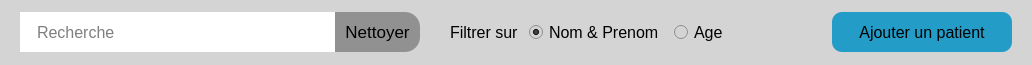
                     <widget class="QFrame" name="femme">
                      <property name="minimumSize">
                       <size>
                        <width>0</width>
                        <height>65</height>
                       </size>
                      </property>
                      <property name="maximumSize">
                       <size>
                        <width>16777215</width>
                        <height>50</height>
                       </size>
                      </property>
                      <property name="styleSheet">
                       <string notr="true">background-color: rgb(212, 212, 212);</string>
                      </property>
                      <property name="frameShape">
                       <enum>QFrame::NoFrame</enum>
                      </property>
                      <property name="frameShadow">
                       <enum>QFrame::Raised</enum>
                      </property>
                      <property name="lineWidth">
                       <number>0</number>
                      </property>
                      <layout class="QHBoxLayout" name="horizontalLayout_6">
                       <property name="spacing">
                        <number>0</number>
                       </property>
                       <property name="leftMargin">
                        <number>20</number>
                       </property>
                       <property name="topMargin">
                        <number>0</number>
                       </property>
                       <property name="rightMargin">
                        <number>20</number>
                       </property>
                       <property name="bottomMargin">
                        <number>0</number>
                       </property>
                       <item>
                        <widget class="QFrame" name="frame_9">
                         <property name="minimumSize">
                          <size>
                           <width>550</width>
                           <height>0</height>
                          </size>
                         </property>
                         <property name="frameShape">
                          <enum>QFrame::NoFrame</enum>
                         </property>
                         <property name="frameShadow">
                          <enum>QFrame::Raised</enum>
                         </property>
                         <property name="lineWidth">
                          <number>0</number>
                         </property>
                         <layout class="QHBoxLayout" name="horizontalLayout_5">
                          <property name="spacing">
                           <number>30</number>
                          </property>
                          <property name="leftMargin">
                           <number>0</number>
                          </property>
                          <property name="topMargin">
                           <number>0</number>
                          </property>
                          <property name="rightMargin">
                           <number>0</number>
                          </property>
                          <property name="bottomMargin">
                           <number>0</number>
                          </property>
                          <item>
                           <widget class="QFrame" name="frame_11">
                            <property name="minimumSize">
                             <size>
                              <width>400</width>
                              <height>0</height>
                             </size>
                            </property>
                            <property name="frameShape">
                             <enum>QFrame::NoFrame</enum>
                            </property>
                            <property name="frameShadow">
                             <enum>QFrame::Raised</enum>
                            </property>
                            <property name="lineWidth">
                             <number>0</number>
                            </property>
                            <layout class="QHBoxLayout" name="horizontalLayout_3">
                             <property name="spacing">
                              <number>0</number>
                             </property>
                             <property name="leftMargin">
                              <number>0</number>
                             </property>
                             <property name="topMargin">
                              <number>0</number>
                             </property>
                             <property name="rightMargin">
                              <number>0</number>
                             </property>
                             <property name="bottomMargin">
                              <number>0</number>
                             </property>
                             <item>
                              <widget class="QLineEdit" name="L_rechercherPatient">
                               <property name="minimumSize">
                                <size>
                                 <width>0</width>
                                 <height>40</height>
                                </size>
                               </property>
                               <property name="font">
                                <font>
                                 <pointsize>12</pointsize>
                                </font>
                               </property>
                               <property name="styleSheet">
                                <string notr="true">background-color: rgb(255, 255, 255);
padding-left: 15px</string>
                               </property>
                               <property name="frame">
                                <bool>false</bool>
                               </property>
                               <property name="placeholderText">
                                <string>Recherche</string>
                               </property>
                              </widget>
                             </item>
                             <item>
                              <widget class="QPushButton" name="btn_nettoyerPatient">
                               <property name="minimumSize">
                                <size>
                                 <width>85</width>
                                 <height>40</height>
                                </size>
                               </property>
                               <property name="font">
                                <font>
                                 <pointsize>13</pointsize>
                                </font>
                               </property>
                               <property name="cursor">
                                <cursorShape>PointingHandCursor</cursorShape>
                               </property>
                               <property name="styleSheet">
                                <string notr="true">background-color: rgb(145, 145, 145);
border-top-right-radius: 15px;
border-bottom-right-radius: 15px;
border: none;</string>
                               </property>
                               <property name="text">
                                <string>Nettoyer</string>
                               </property>
                               <property name="flat">
                                <bool>false</bool>
                               </property>
                              </widget>
                             </item>
                            </layout>
                           </widget>
                          </item>
                          <item>
                           <widget class="QFrame" name="frame_10">
                            <property name="frameShape">
                             <enum>QFrame::NoFrame</enum>
                            </property>
                            <property name="frameShadow">
                             <enum>QFrame::Raised</enum>
                            </property>
                            <layout class="QHBoxLayout" name="horizontalLayout_4">
                             <property name="spacing">
                              <number>10</number>
                             </property>
                             <property name="leftMargin">
                              <number>0</number>
                             </property>
                             <property name="topMargin">
                              <number>0</number>
                             </property>
                             <property name="rightMargin">
                              <number>0</number>
                             </property>
                             <property name="bottomMargin">
                              <number>0</number>
                             </property>
                             <item>
                              <widget class="QLabel" name="label_4">
                               <property name="font">
                                <font>
                                 <pointsize>12</pointsize>
                                </font>
                               </property>
                               <property name="text">
                                <string>Filtrer sur</string>
                               </property>
                              </widget>
                             </item>
                             <item>
                              <widget class="QRadioButton" name="ra_nomPatient">
                               <property name="font">
                                <font>
                                 <pointsize>12</pointsize>
                                </font>
                               </property>
                               <property name="text">
                                <string>Nom &amp;&amp; Prenom</string>
                               </property>
                               <property name="checked">
                                <bool>true</bool>
                               </property>
                              </widget>
                             </item>
                             <item>
                              <widget class="QRadioButton" name="ra_agePatient">
                               <property name="font">
                                <font>
                                 <pointsize>12</pointsize>
                                </font>
                               </property>
                               <property name="text">
                                <string>Age</string>
                               </property>
                              </widget>
                             </item>
                            </layout>
                           </widget>
                          </item>
                         </layout>
                        </widget>
                       </item>
                       <item>
                        <spacer name="horizontalSpacer">
                         <property name="orientation">
                          <enum>Qt::Horizontal</enum>
                         </property>
                         <property name="sizeHint" stdset="0">
                          <size>
                           <width>104</width>
                           <height>20</height>
                          </size>
                         </property>
                        </spacer>
                       </item>
                       <item>
                        <widget class="QPushButton" name="ajouterPatient">
                         <property name="minimumSize">
                          <size>
                           <width>180</width>
                           <height>40</height>
                          </size>
                         </property>
                         <property name="font">
                          <font>
                           <pointsize>12</pointsize>
                          </font>
                         </property>
                         <property name="cursor">
                          <cursorShape>PointingHandCursor</cursorShape>
                         </property>
                         <property name="styleSheet">
                          <string notr="true">background-color: rgb(36, 156, 200);
color: rgb(0, 0, 0);
border: none;
border-radius: 10px;</string>
                         </property>
                         <property name="text">
                          <string>Ajouter un patient</string>
                         </property>
                         <property name="icon">
                          <iconset>
                           <normaloff>:/ICON/user-plus.svg</normaloff>:/ICON/user-plus.svg</iconset>
                         </property>
                         <property name="iconSize">
                          <size>
                           <width>25</width>
                           <height>25</height>
                          </size>
                         </property>
                        </widget>
                       </item>
                      </layout>
                     </widget>
